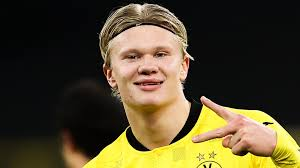
#> input picture Data/Original Data/Erling Haaland/image.jpeg, 300 x 168 px, given as the content of the folder ./data/Original Data/Cristiano Ronaldo, which was not available
$ jupyter execute cleaning_data.ipynb
#> lines starting #> are read from the running program, lines starting #| are printed output that depends on the picture; pictures that were not available may be replaced by others from this repository, and a replacement may not be noted
[cell 1]
import numpy as np
import os
import shutil
import cv2
import matplotlib.pyplot as plt

[cell 2]
data_folder_path = "./data/Original Data/"

[cell 3]
def get_image_path(data_folder_path, index_of_folder, index_of_image):
    folder_path = os.path.join(data_folder_path, os.listdir(data_folder_path)[index_of_folder])
    image_name = os.listdir(folder_path)[index_of_image]
    image_path = os.path.join(folder_path, image_name)
    return image_path

[cell 4]
def load_and_display_image(data_folder_path, index_of_folder, index_of_image):
    image_path = get_image_path(data_folder_path, index_of_folder, index_of_image)

    img = cv2.imread(image_path)

    img_rgb = cv2.cvtColor(img, cv2.COLOR_BGR2RGB)

    plt.imshow(img_rgb)
    plt.axis('off')
    plt.show()

[cell 5]
face_cascade = cv2.CascadeClassifier(cv2.data.haarcascades + 'haarcascade_frontalface_default.xml')
eye_cascade = cv2.CascadeClassifier(cv2.data.haarcascades + 'haarcascade_eye.xml')

[cell 6]
def crop_photo(image_path):
    image = cv2.imread(image_path)
    faces = face_cascade.detectMultiScale(image)
    for (x, y, w, h) in faces:
        roi_color = image[y:y+h, x:x+w]
        eyes = eye_cascade.detectMultiScale(roi_color)
        if len(eyes) >= 2:
            return roi_color

[cell 7]
footballer_names = {'Cristiano Ronaldo': 0,
 'Erling Haaland': 1,
 'Kylian Mbappe': 2,
 'Lionel Messi': 3,
 'Neymar Jr': 4}

[cell 8]
cleaned_data_path = "./Data/Cleaned Data"

if os.path.exists(cleaned_data_path):
    shutil.rmtree(cleaned_data_path)
os.mkdir(cleaned_data_path)
for footballer_name in footballer_names:
    os.mkdir(cleaned_data_path + "/" + footballer_name)

for name in footballer_names:
    print(f"generating cropped images of {name}")
    count = 1
    for image_path in os.scandir("./data/Original Data/" + name):
        roi_color = crop_photo(image_path.path)
#> in crop_photo, image is the input picture: shape (168, 300, 3); mean B, G, R 45.1, 72, 82.3
#> in crop_photo, `faces = face_cascade.detectMultiScale(image)`: faces = [[105, 21, 84, 84]]
#> the loop in crop_photo, `for (x, y, w, h) in faces:` made 1 pass
#> pass 1, in crop_photo, `roi_color = image[y:y+h, x:x+w]`:
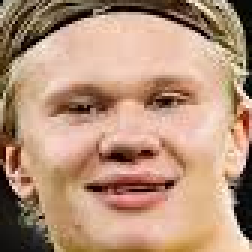
#> roi_color: shape (84, 84, 3) (shown 3 times larger); mean B, G, R 122.2, 146.1, 181.6
        if roi_color is not None:
            source_file = str(count) + ".png"

            cv2.imwrite(source_file, roi_color)

            destination_file = os.path.join("./data/Cleaned Data/", name)

            shutil.copy(source_file, destination_file)
            count += 1
    print(f"total {count} images generated of {name}")
    print()
#> pass 2 of the loop `for name in footballer_names:`:
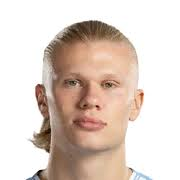
#> input picture Data/Original Data/Erling Haaland/image11.jpeg, 180 x 180 px
#> in crop_photo, image is the input picture: shape (180, 180, 3); mean B, G, R 197.9, 207.4, 222.7
#> faces = [[45, 47, 92, 92]]
#> the loop in crop_photo, `for (x, y, w, h) in faces:` made 1 pass
#> (x, y, w, h, eyes) on pass 1: (45, 47, 92, 92, [[16, 25, 22, 22], [52, 24, 24, 24]])
#> pass 1, in crop_photo (call 2), `roi_color = image[y:y+h, x:x+w]`:
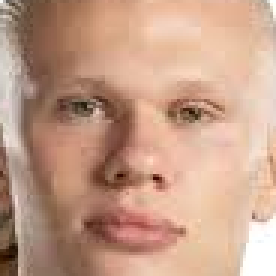
#> roi_color: shape (92, 92, 3) (shown 3 times larger); mean B, G, R 135.7, 157.3, 196.4
#> pass 3 of the loop `for name in footballer_names:`:
#> `count = 1`: count = 1
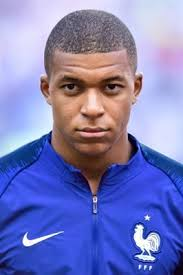
#> input picture Data/Original Data/Kylian Mbappe/image11.jpeg, 183 x 275 px
#> in crop_photo, image is the input picture: shape (275, 183, 3); mean B, G, R 186, 124.3, 122.6
#> the loop in crop_photo, `for (x, y, w, h) in faces:` made 1 pass
#> pass 1, in crop_photo (call 4), `roi_color = image[y:y+h, x:x+w]`:
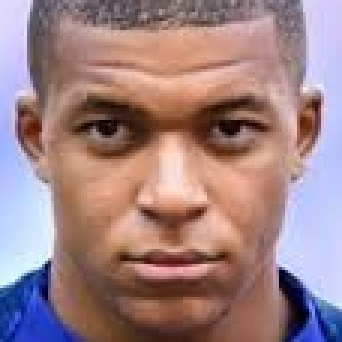
#> roi_color: shape (114, 114, 3) (shown 3 times larger); mean B, G, R 132.7, 130.2, 159.5
#> source_file = '1.png'
#> `count += 1`: count = 2
#> the loop made 5 passes; the first 3 are shown

[cell 9]
for footballer_name in os.scandir("./Data/Cleaned Data/train"):
    count = 0
#> count = 0
    for image_path in os.scandir(footballer_name.path):
        count += 1
#> count = 1
    print(f"There are total {count} cleaned images in the training folder of {footballer_name.name}")
#| There are total 1 cleaned images in the training folder of image.jpeg
